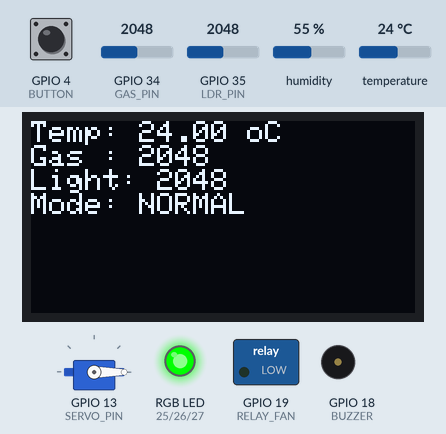
This sketch was run on a simulated ESP32. On the bench: servo, 128×64 one-colour display, switched loads named in the sketch (green lamp = pin HIGH), an RGB LED mixed from three pins (HIGH = lit), buzzer (waves = sounding, pin HIGH). The test bench sets the inputs (shaded band); at power-on: temperature 24 °C, GPIO 34 (GAS_PIN) = 2048, GPIO 4 (BUTTON) HIGH, GPIO 35 (LDR_PIN) = 2048, humidity 55 %. What the sketch prints to the serial monitor is not drawn.

Above: at 1.8 s.
1.9 s: temperature set to 31.3 °C
At 3.1 s:
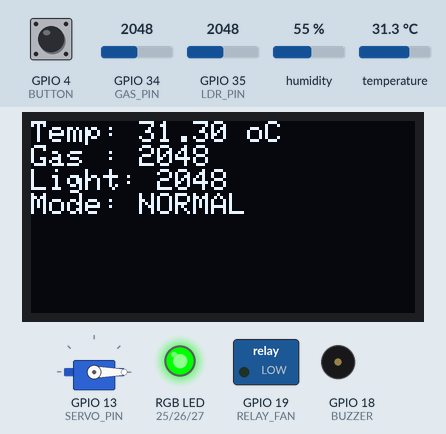
3.6 s: temperature set to 32.6 °C
At 5.1 s:
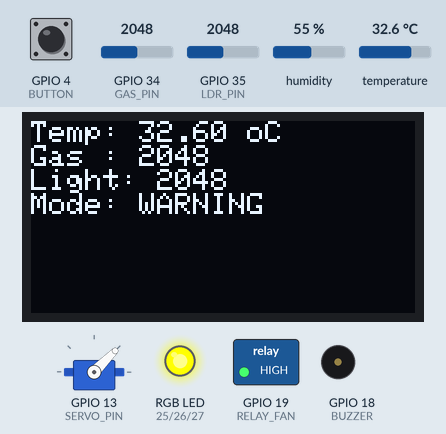
7.1 s: GPIO 34 (GAS_PIN) set to 2468
At 9.17 s:
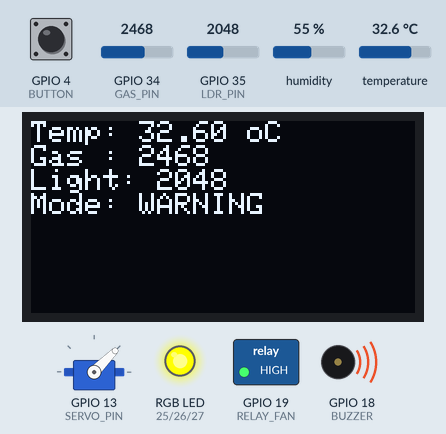
9.5 s: GPIO 34 (GAS_PIN) set to 2556
At 11.5 s:
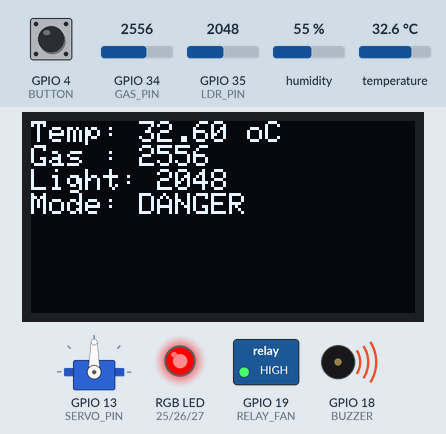
11.8 s: GPIO 4 (BUTTON) pulled LOW for 1.25 s
At 13.0 s:
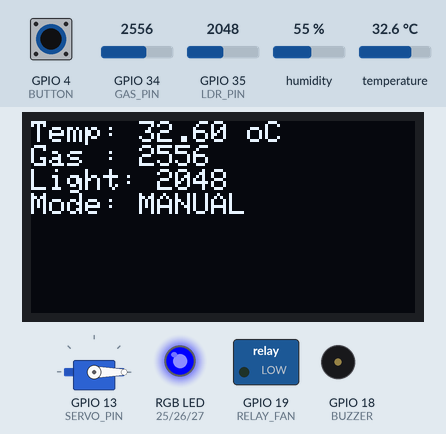
14.5 s: GPIO 35 (LDR_PIN) set to 2540
At 15.4 s:
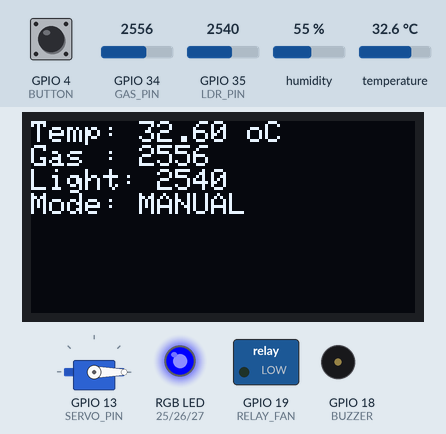
Timing chart, 0 to 17.2 s (numbered marks = the images above; inputs shaded):
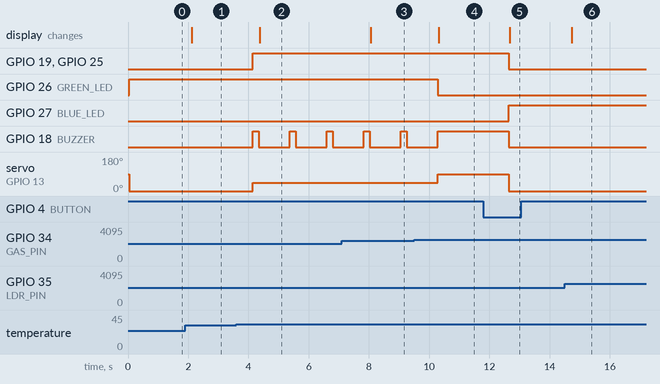

The sketch:

Industrial_Safety_Monitoring_System.ino
```cpp
#include <DHT.h>
#include <ESP32Servo.h>
#include <Wire.h>
#include <Adafruit_GFX.h>
#include <Adafruit_SSD1306.h>

// Sensors
#define DHTPIN 15
#define DHTTYPE DHT22
#define GAS_PIN 34
#define LDR_PIN 35
#define BUTTON 4

// Actuators
#define RELAY_FAN 19
#define SERVO_PIN 13
#define BUZZER 18

// RGB LED
#define RED_LED 25
#define GREEN_LED 26
#define BLUE_LED 27

DHT dht(DHTPIN, DHTTYPE);
Servo ventServo;

Adafruit_SSD1306 display(128, 64, &Wire, -1);

bool manualMode = false;

void setLED(bool r, bool g, bool b) {
  digitalWrite(RED_LED, r);
  digitalWrite(GREEN_LED, g);
  digitalWrite(BLUE_LED, b);
}

void setup() {
  Serial.begin(9600);

  pinMode(RELAY_FAN, OUTPUT);
  pinMode(BUZZER, OUTPUT);
  pinMode(BUTTON, INPUT_PULLUP);

  pinMode(RED_LED, OUTPUT);
  pinMode(GREEN_LED, OUTPUT);
  pinMode(BLUE_LED, OUTPUT);

  ventServo.attach(SERVO_PIN);
  dht.begin();

  display.begin(SSD1306_SWITCHCAPVCC, 0x3C);
  display.clearDisplay();

  digitalWrite(RELAY_FAN, LOW);
  digitalWrite(BUZZER, LOW);

  Serial.println("System Started");
}

void loop() {

  // ----- Manual override toggle -----
  if (digitalRead(BUTTON) == LOW) {
    manualMode = !manualMode;
    delay(300);
  }

  // ----- Read sensors -----
  float temperature = dht.readTemperature();
  int gasValue = analogRead(GAS_PIN);
  int lightValue = analogRead(LDR_PIN);

  String mode = "NORMAL";

  // ----- Default state -----
  digitalWrite(RELAY_FAN, LOW);
  digitalWrite(BUZZER, LOW);
  ventServo.write(0);
  setLED(LOW, HIGH, LOW);  // Green

  // ----- Automatic control -----
  if (!manualMode) {

    if (gasValue > 2500) {
      mode = "DANGER";
      digitalWrite(RELAY_FAN, HIGH);
      ventServo.write(90);
      digitalWrite(BUZZER, HIGH);
      setLED(HIGH, LOW, LOW); // Red
    }
    else if (temperature >= 32 || lightValue < 1500) {
      mode = "WARNING";
      digitalWrite(RELAY_FAN, HIGH);
      ventServo.write(45);
      setLED(HIGH, HIGH, LOW); // Yellow
      digitalWrite(BUZZER, HIGH);
      delay(200);
      digitalWrite(BUZZER, LOW);
    }

  } else {
    mode = "MANUAL";
    setLED(LOW, LOW, HIGH); // Blue
  }

  // ----- OLED Display -----
  display.clearDisplay();
  display.setTextSize(1);
  display.setTextColor(WHITE);
  display.setCursor(0,0);

  display.print("Temp: "); display.print(temperature); display.println(" oC");
  display.print("Gas : "); display.println(gasValue);
  display.print("Light: "); display.println(lightValue);
  display.print("Mode: "); display.println(mode);

  display.display();

  delay(1000);
}
```

Measured:
- the behaviour switches between 31.9 and 32 °C on temperature (found by bisection; images 1 and 2)
- the behaviour switches between 2500 and 2501 on GPIO 34 (GAS_PIN) (found by bisection; images 3 and 4)
- after the input at 1.9 s, the display: changes after 0.22 s (image 1)
- after the input at 3.6 s, GPIO 19 (RELAY_FAN), GPIO 25 (RED_LED): LOW → HIGH after 0.55 s; GPIO 18 (BUZZER): alternates HIGH for 0.20 s and LOW for 1.0 s, starting after 0.55 s; servo on GPIO 13 (SERVO_PIN): 0° → 45° after 0.55 s; the display: changes after 0.78 s (image 2)
- after the input at 7.1 s, the display: changes after 0.96 s (image 3)
- after the input at 9.5 s, GPIO 26 (GREEN_LED): HIGH → LOW after 0.79 s; GPIO 18 (BUZZER): goes on until 10.3 s, then stays HIGH; servo on GPIO 13 (SERVO_PIN): 45° → 90° after 0.79 s; the display: changes after 0.81 s (image 4)
- after the input at 11.8 s, GPIO 19 (RELAY_FAN), GPIO 25 (RED_LED), GPIO 18 (BUZZER): HIGH → LOW after 0.85 s; GPIO 27 (BLUE_LED): LOW → HIGH after 0.85 s; servo on GPIO 13 (SERVO_PIN): 90° → 0° after 0.85 s; the display: changes after 0.87 s (image 5)
- after the input at 14.5 s, the display: changes after 0.23 s (image 6)
